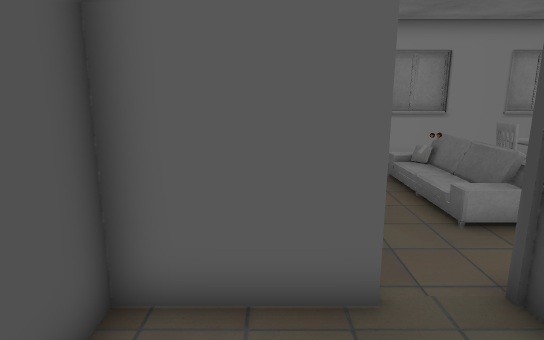
[1] (above)

14 first-person views from a walk through a scene from a Unity 3-D project. The camera is 1.3 m above the floor, tilts 12° down and sees 75° across. Doors are open. The floor is counted in squares, 0.5 m on a side. Each view is taken from the middle of a square. On the plan, view 1 faces up. The plan holds only what a view shows up to about 20 squares ahead; the rest is blank. The place goes on beyond the plan. The player is left out. Some animated figures are not drawn. Some surface patterns are stand-ins.

[2]
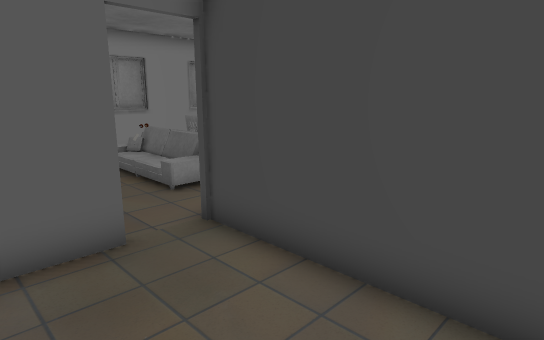

[3]
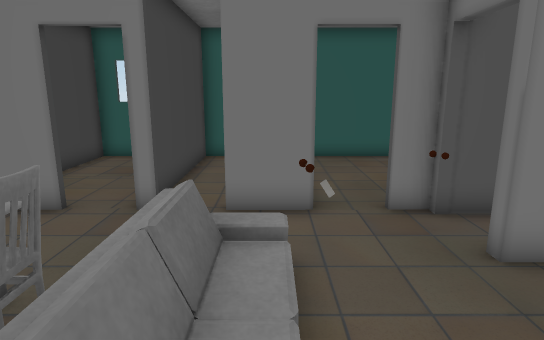

[4]
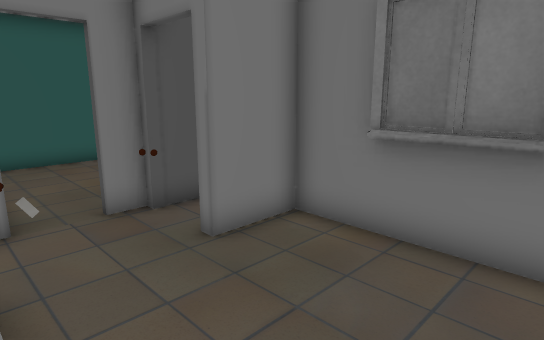

[5]
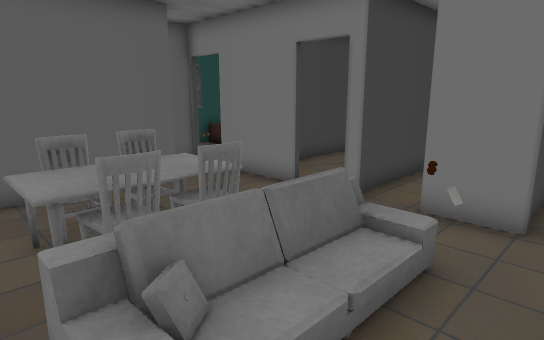

[6]
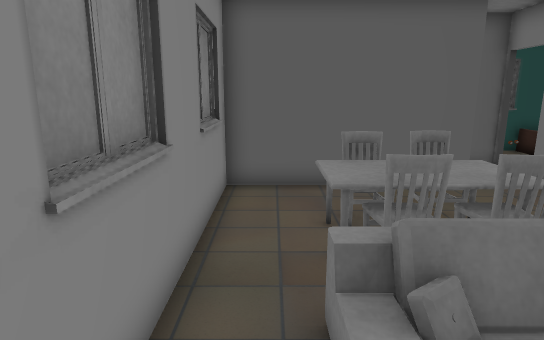

[7]
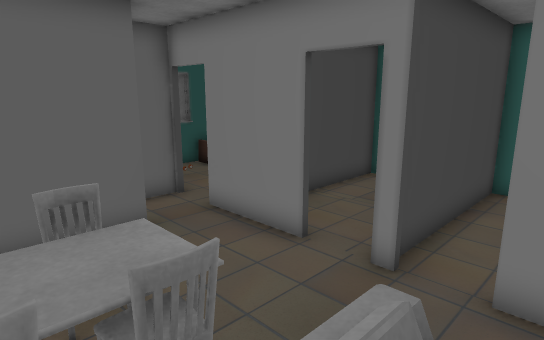

[8]
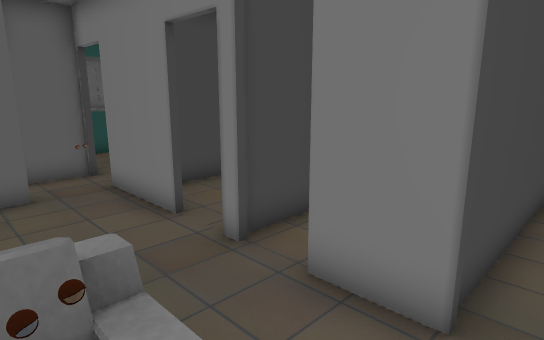

[9]
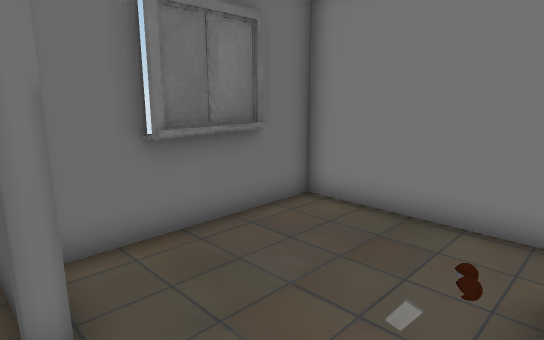

[10]
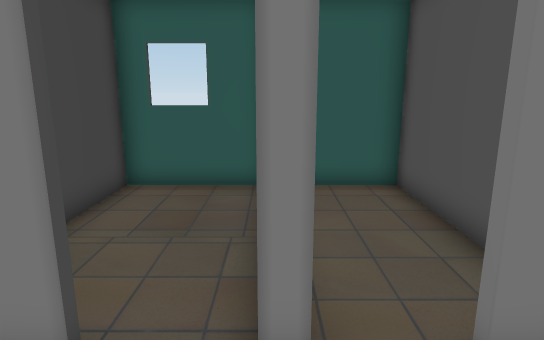

[11]
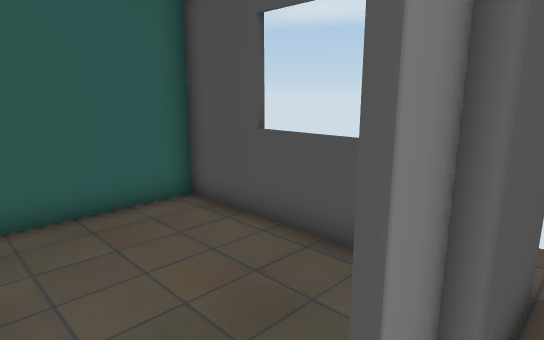

[12]
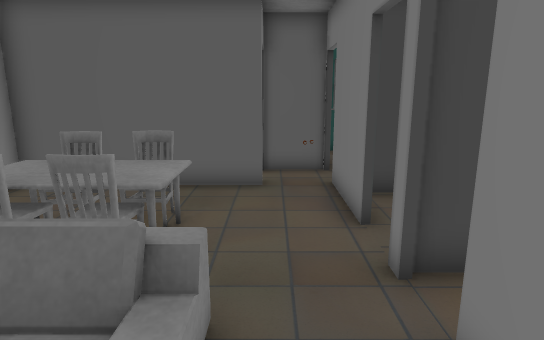

[13]
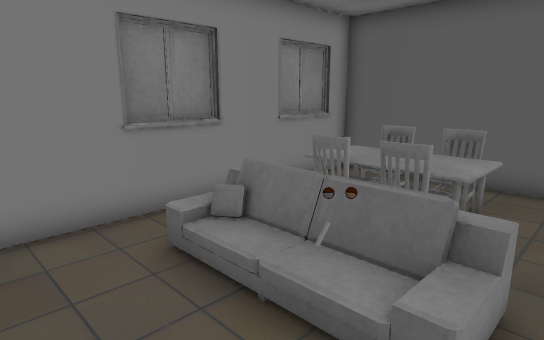

[14]
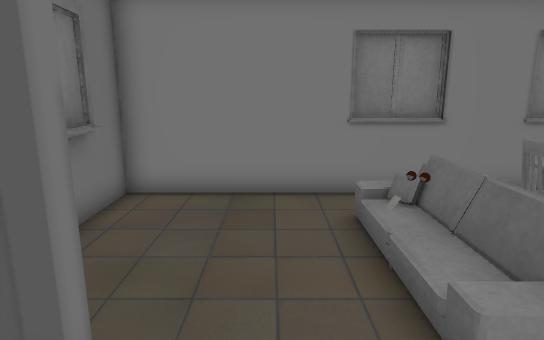

### Floor plan
Points are (right, up) in squares from view 1. A wall is a line through its corners. A room is listed if a view was taken in it or the views show most of it. See-through windows are left out.
Room 1 (views 1, 2)
walls: (1.4, 4) (-1.9, 4) (-2, -3) (2.2, -3); (3.2, -2) (3.2, 4.2)
ways out: opening at (2, 4) to room 3
Room 2 (views 3, 4, 5, 6, 7, 8)
walls: (6.5, 13.5) (4.1, 13.5); (-1.8, 11.5) (-1.7, 8.7); (7.6, 13.3) (-1.9, 13.3) (-1.9, 6.8) (0.4, 6.8)
low walls: (-1.5, 11.5) (-1.4, 8.8)
ways out: opening at (2.5, 7) to room 3; opening at (6.7, 11) to room 4
objects: other object (4, 8); other object (5, 10) to (6, 11)
Room 3 (views 9, 11, 12, 13, 14)
walls: (3.2, 4.2) (5.1, 4.2); (0.4, 4.4) (0.4, 4.2) (1.4, 4.2); (0.4, 6.8) (0.4, 6.4)
ways out: opening at (2, 4) to room 1; opening at (2.5, 7) to room 2; open door at (0, 5.5) to room 7; opening at (5, 5.5)
objects: other object (1, 5)
Room 4 (view 10)
walls: (12.1, 6.3) (12.1, 13.3) (7.6, 13.3); (8.7, 4.2) (12.5, 4.2); (6.8, 4.2) (7.2, 4.2); (11.1, 13.5) (8.7, 13.5); (14.3, 4.1) (14.3, 6.4)
ways out: opening at (6.7, 11) to room 2; opening at (8, 4) to room 6; opening at (7, 6); open door at (13.2, 3.4); open door at (13.5, 6)
objects: other object (7, 8) to (9, 11); chair (7, 9); chair (7, 10); chair (10, 8) to (10, 9); chair (10, 10); other object (12, 5)
Room 5 (no view inside)
walls: (3.3, 1.4) (3.3, -3) (6.8, -3) (6.8, 4.2)
ways out: opening at (6, 4)
Room 6 (no view inside)
walls: (7.3, -3) (11.2, -3) (11.2, 3.4)
ways out: opening at (8, 4) to room 4
Room 7 (no view inside)
walls: (-2.4, 4.4) (0.4, 4.4)
low walls: (-0.6, 6.4) (-1.4, 6.4)
ways out: open door at (0, 5.5) to room 3

Where each view was taken, in squares from view 1:
view 1: 0 up, 0 right, facing up
view 2: 2 down, 1 left, facing up-right
view 3: 12 up, 4 right, facing down
view 4: 12 up, 4 right, facing down-left
view 5: 12 up, 2 right, facing down-right
view 6: 12 up, 2 right, facing right
view 7: 10 up, 4 right, facing down-right
view 8: 8 up, 2 right, facing down-right
view 9: 6 up, 4 right, facing up-left
view 10: 7 up, 7 right, facing down
view 11: 5 up, 3 right, facing down-left
view 12: 6 up, 2 right, facing right
view 13: 6 up, 1 right, facing up-right
view 14: 4 up, 2 right, facing up
